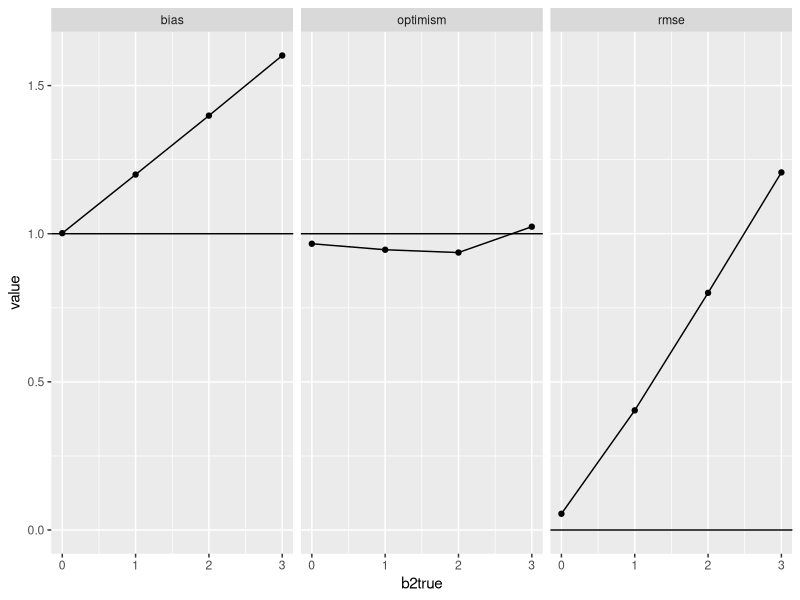
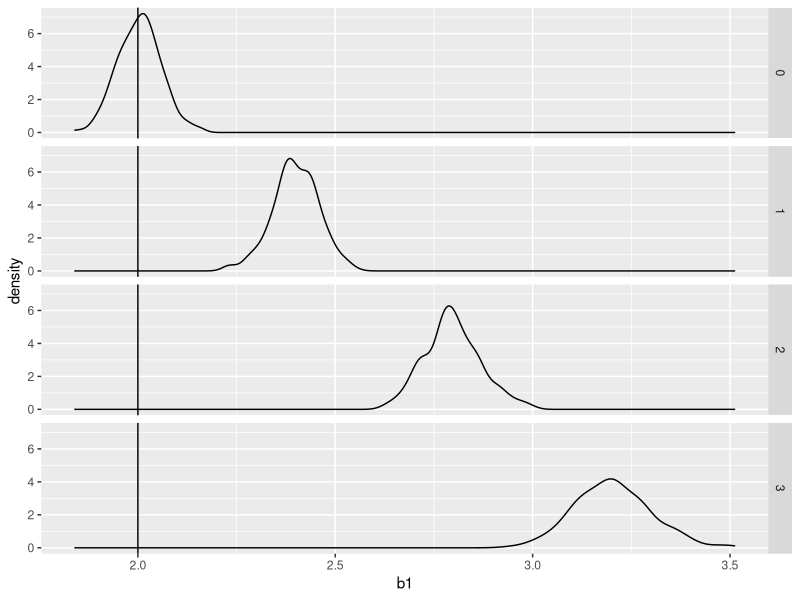

Generate these figures, in order, with R:
# Example 1

# end goal - see the bias in the estimate of B1 in a bivariate regression models
# in the presence of a confounder (that might be unmeasured in real life)
library(tidyverse)


# DGP
# with no confounding
obs <- 1000 # Number of observations in data

sim <- tibble(
  e = rnorm(obs, 0, 4),
  z = rnorm(obs, 0, 2),
  x = rnorm(obs, 0, 2),
  y = 1 + 2*x + 2*z + e
)

# Run a model to test coefficient matches
mod <- lm(data = sim, y ~ x)
summary(mod)

# Now simulate the same with confounding
sim <- tibble(
  e = rnorm(obs, 0, 4),
  z = rnorm(obs, 0, 2),
  x = 0.5*z + rnorm(obs, 0, 2),
  y = 1 + 2*x + 2*z + e
)

# What happens to the coefficient now?
mod <- lm(data = sim, y ~ x)
summary(mod)

# Let's bring this together in a simple loop
# that works through a few different values of 
# the effect Z has on Y:
set.seed(12345)
for (b2 in seq(0, 3, 1)) {
  sim <- tibble(
    e = rnorm(obs, 0, 4),
    z = rnorm(obs, 0, 2),
    x = 0.5*z + rnorm(obs, 0, 2),
    y = 1 + 2*x + b2*z + e
  )
  mod <- lm(data = sim, y ~ x)
  print(coefficients(mod))
}


# Example 2
#' Now we're going to be building up a much more
#' realistic simulation where we perform 100 iterations
#' of the same simulation and save the results of 
#' each iteration to a dataframe as we go.

# Create a results dataframe for our results to 
# be stored
obs <- 1000
b1true <- 2
results <- tibble(
  iteration = numeric(),
  sample_size = numeric(),
  b2true = numeric(),
  b1 = numeric(),
  b0 = numeric(),
  b1se = numeric(),
  b0se = numeric()
)

set.seed(2345)
for (b2 in seq(0, 3, 1)) {
  for (iteration in 1:300) {
    # simulate the data
    sim <- tibble(
      e = rnorm(obs, 0, 4), # residual unexplained variance
      z = rnorm(obs, 0, 2), # simulate the confounder
      x = 0.5*z + rnorm(obs, 0, 2), # simulate x (impacted by confounder)
      y = 1 + b1true*x + b2*z + e # simulate y, with varying covariance with z
    )
    # create a regression model
    mod <- lm(data = sim, y ~ x)
    # create a new vector that can be appended to our 
    # results dataframe
    res <- c(
      iteration = iteration,
      sample_size = obs,
      b2true = b2, # Add the true value for b2 for this iteration
      b1 = coefficients(mod)["x"][[1]], # Add the coefficient for x for this iteration
      b0 = coefficients(mod)["(Intercept)"][[1]], # Add the intercept
      b1se = sqrt(diag(vcov(mod)))["x"][[1]], # Add the standard error for b1
      b0se = sqrt(diag(vcov(mod)))["(Intercept)"][[1]] # Add the standard error for the intercept
      )
    # append our results to our results dataframe
    results <- results %>% bind_rows(res)
  }
}

# Now we can calculate our quantities of interest
bias_measures <- results %>%
  group_by(b2true) %>%
  summarise(
    bias = mean(b1) / b1true,
    rmse = sqrt(mean((b1 - b1true)^2)),
    optimism = (sqrt(mean((b1-mean(b1))^2))) / (sqrt(mean(b1se^2)))
  )

bias_measures

# We can create a simple graph of how optimism,
# bias, and rmse change as b2true increases
bias_measures %>%
  pivot_longer(-b2true) %>%
  mutate(
    target = case_when(name == "bias" ~ 1,
                       name == "rmse" ~ 0,
                       name == "optimism" ~ 1)
  ) %>%
  ggplot() +
  aes(x = b2true, y = value) +
  geom_point() +
  geom_line() +
  geom_hline(aes(yintercept = target)) +
  facet_wrap(~name)

# we can also plot the results to show variation
results %>%
  ggplot() +
  geom_density(aes(x = b1)) +
  geom_vline(xintercept = b1true) +
  facet_grid(rows = vars(factor(b2true)))


